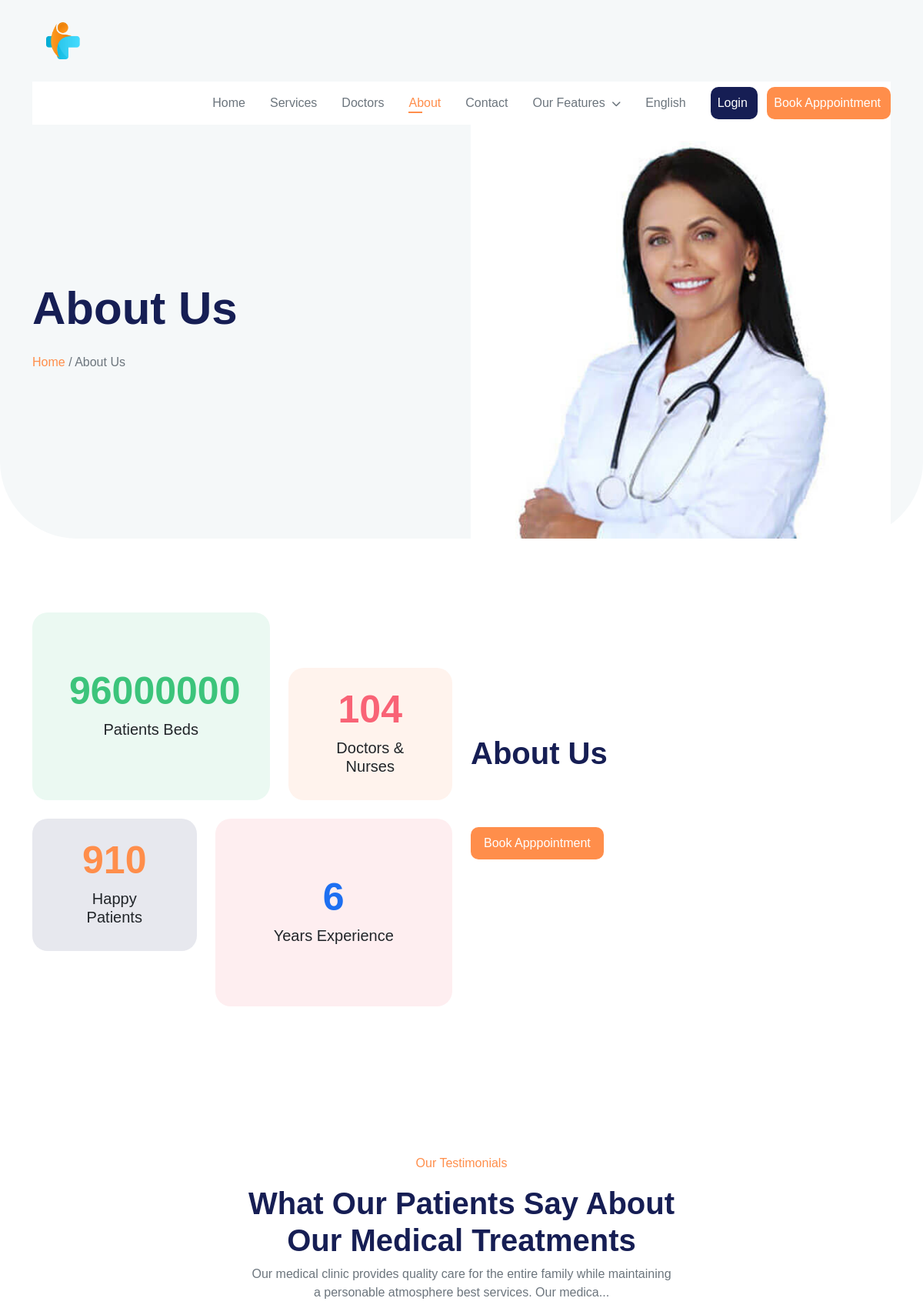
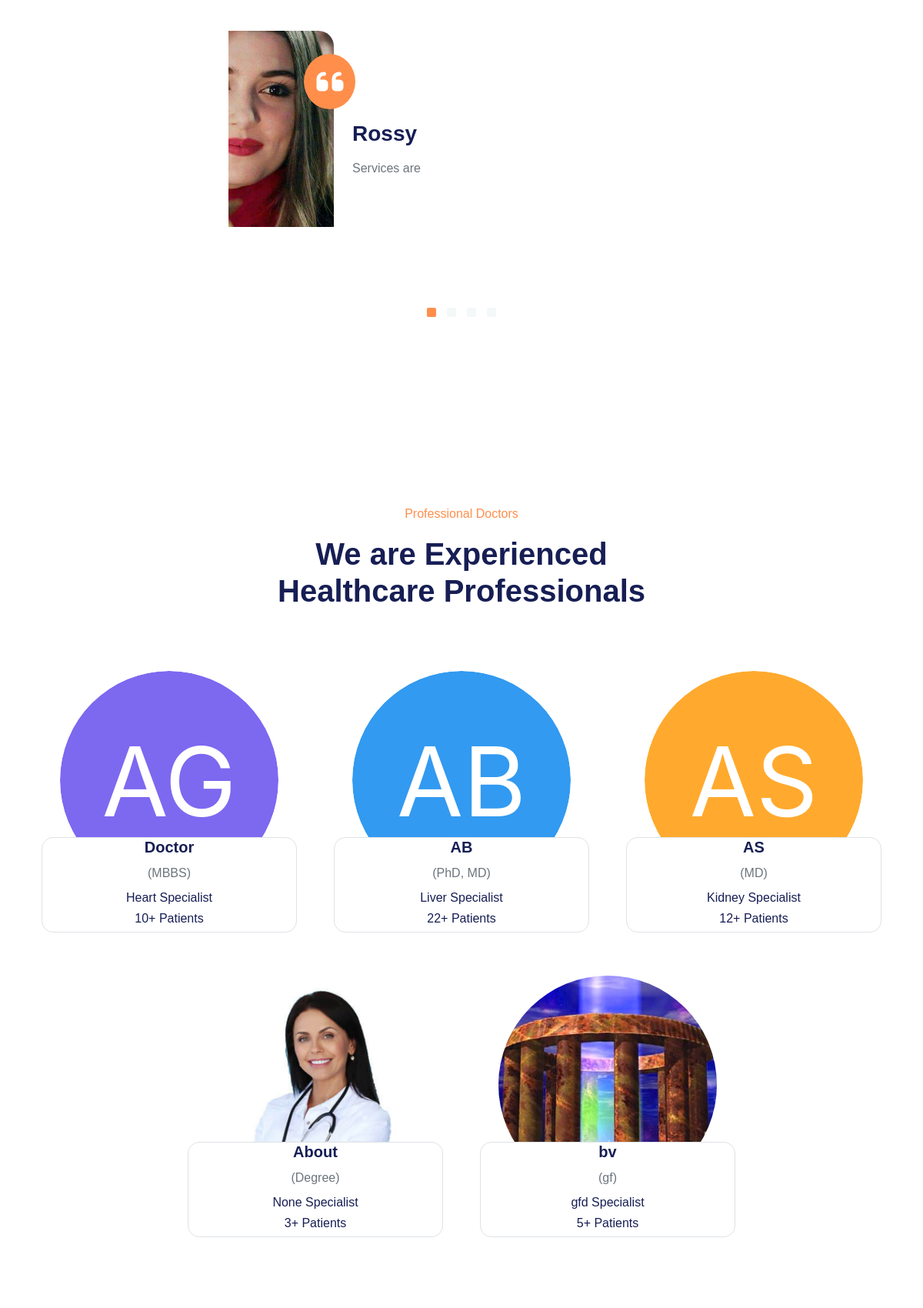
The page /Frontend/about.php (upper part) on the database its author committed (2 pictures, top to bottom).
### tables this page shows
CREATE TABLE `about_master` (
  `heading` varchar(100) DEFAULT 'About Us',
  `subheading` varchar(1000) DEFAULT 'At Home of Compassion Hospital, we are dedicated to providing exceptional and comprehensive care to our patients. Our team of experienced healthcare professionals is committed to using the latest technologies and techniques to ensure that every patient receives the highest quality of care. We pride ourselves on our commitment to excellence and strive to make a positive difference in the lives of those we serve. Join us in our mission to advance healthcare and improve lives.',
  `patient_beds` int DEFAULT '96',
  `doctors_nurses` int DEFAULT '104',
  `happy_patients` int DEFAULT '910',
  `experience` int DEFAULT '5'
);

CREATE TABLE `testimonial_master` (
  `testimonial_id` int NOT NULL,
  `image` blob,
  `name` varchar(50) DEFAULT NULL,
  `review` varchar(500) DEFAULT NULL,
  `status` varchar(10) DEFAULT 'Active'
);

CREATE TABLE `doctor_master` (
  `doctor_id` int NOT NULL,
  `image` blob,
  `name` varchar(50) DEFAULT NULL,
  `degree` varchar(20) DEFAULT NULL,
  `speciality` varchar(50) DEFAULT NULL,
  `patients` int DEFAULT NULL,
  `status` varchar(10) DEFAULT 'Active'
);

### Frontend/about.php (the view, shortened to what this page needs)
<!DOCTYPE html>
<html lang="en">
<head>
  <link href="https://cdn.jsdelivr.net/npm/bootstrap@5.2.3/dist/css/bootstrap.min.css" rel="stylesheet"
>
  <link rel="stylesheet" href="style.css">
  <link rel="stylesheet" href="https://cdnjs.cloudflare.com/ajax/libs/OwlCarousel2/2.3.4/assets/owl.carousel.min.css"
 />
  <link rel="stylesheet"
    href="https://cdnjs.cloudflare.com/ajax/libs/OwlCarousel2/2.3.4/assets/owl.theme.default.min.css"
 />
  <link rel="stylesheet" href="https://cdn.jsdelivr.net/npm/swiper@10/swiper-bundle.min.css" />
</head>
<body>
  <main style=" border-radius: 0px 0px 100px 100px; background: rgb(245,248,249);">
    <div class="container">
      <nav class="navbar navbar-expand-xl navbar-light">
        <a class="navbar-brand ms-0" href="#">
          <img class="img-fluid" src="logo.png" alt="" style="transform: scale(0.6);">
        </a>
        <div class="collapse navbar-collapse p-4 pt-1 p-xl-0 shadow" id="navbarSupportedContent">
          <ul class="navbar-nav ms-auto mb-2 mb-xl-0">
            <li class="nav-item p-xl-2">
              <a class="nav-link text-secondary" href="index.php">Home</a>
            </li>
            <li class="nav-item p-xl-2">
              <a class="nav-link text-secondary" href="services.php">Services</a>
            </li>
            <li class="nav-item p-xl-2">
              <a class="nav-link text-secondary" href="doctors.php">Doctors</a>
            </li>
            <li class="nav-item p-xl-2">
              <a class="nav-link active text-secondary" aria-current="page" href="about.php">About</a>
            </li>
            <li class="nav-item p-xl-2">
              <a class="nav-link text-secondary" href="contact.php">Contact</a>
            </li>
            <li class="nav-item dropdown p-xl-2 position-relative">
              <a class="nav-link dropdown-toggle1 text-secondary" href="#" id="navbarDropdown1">
                Our Features
                <i class="fas fa-chevron-down text-secondary ps-1" style="font-size: 12px;"></i>
              </a>
            </li>
            <li class="nav-item dropdown p-xl-2">
              <a class="nav-link dropdown-toggle2 text-secondary" href="#" id="navbarDropdown2">
                English
              </a>
            </li>
          </ul>
          <div class="text-xl-end ms-xl-3">
            <a class="btn text-white ps-xxl-3 ps-2 py-2 me-2 " href="register.php"
              style="background: rgb(22,30,84); border-radius: .625rem;">Login</a>
            <a class="btn text-white ps-xxl-3 ps-2 py-2" href="appointment.php"
              style="background: rgb(255,142,75); border-radius: .625rem;">Book Apppointment</a>
          </div>
        </div>
      </nav>
    </div>
    <div class="container pt-5" style="overflow: hidden;">
      <div class="row">
        <div class="col-lg-6 align-self-center">
          <h1 class="text-center text-lg-start fw-bold myhead1" style="color: rgb(22,30,84); font-size: 40px;">About Us
          </h1>
          <h6 class="text-center text-lg-start mt-4" style="color: rgb(255,142,75);">Home
            <span class="text-center text-lg-start text-secondary"> / About Us</span>
          </h6>
        </div>
        <div class="col-lg-6 pt-5 pt-lg-0 text-center">
          <img class="img-fluid" src="about.jpg" alt="">
        </div>
      </div>
    </div>
  </main>
  <section>
    <div class="container py-5">
      <div class="row">
        <div class="col-lg-6 align-self-center order-lg-2">
          <?php
          include("conn.php");
          $sql = "select * from about_master";
          $query = mysqli_query($con, $sql);
          $row = mysqli_fetch_array($query);
          ?>
          <h1 class="mt-3 text-center text-lg-start" style="color: rgb(22,30,84); font-weight: 800;">
            <?php echo $row['heading']; ?>
          </h1>
          <p class="py-4 text-center text-lg-start text-secondary">
          </p>
          <div class="text-center text-lg-start">
            <a class="btn text-white p-2 px-3" href="appointment.php"
              style="background: rgb(255,142,75); border-radius: .625rem;">Book Apppointment</a>
          </div>
        </div>
        <div class="col-lg-6">
          <div class="row mt-4">
            <div class="col-md-7 mt-4">
              <div class="text-center p-5" style="background: rgb(235,249,242); border-radius: 20px;">
                <h1 class="fw-bold pt-md-4" style="color: rgb(60,196,123); font-size: 50px;">
                  <?php echo $row['patient_beds']; ?>
                </h1>
                <h5 class="pb-md-4">Patients Beds</h5>
              </div>
            </div>
            <div class="col-md-5 mt-4 align-self-end">
              <div class="text-center p-5 py-lg-4" style="background: rgb(255,243,237); border-radius: 20px;">
                <h1 class="fw-bold" style="color: rgb(249,99,118); font-size: 50px;">
                  <?php echo $row['doctors_nurses']; ?>
                </h1>
                <h5>Doctors & Nurses</h5>
              </div>
            </div>
            <div class="col-md-5 mt-4">
              <div class="text-center p-5 py-lg-4" style="background: rgb(231,232,238); border-radius: 20px;">
                <h1 class="fw-bold" style="color: rgb(255,142,75); font-size: 50px;">
                  <?php echo $row['happy_patients']; ?>
                </h1>
                <h5>Happy Patients</h5>
              </div>
            </div>
            <div class="col-md-7 mt-4">
              <div class="text-center p-5" style="background: rgb(254,238,240); border-radius: 20px;">
                <h1 class="fw-bold pt-md-4" style="color: rgb(29,111,241); font-size: 50px;">
                  <?php echo $row['experience']; ?>
                </h1>
                <h5 class="pb-md-4">Years Experience</h5>
              </div>
            </div>
          </div>
        </div>
      </div>
    </div>
  </section>
  <section class="mt-xl-5 pt-xl-5">
    <div class="container py-5">
      <div class="text-center">
        <p style="color: rgb(255,142,75);">Our Testimonials</p>
        <h1 class="col-lg-6 mx-auto" style="color: rgb(22,30,84); font-weight: 800;">What Our Patients Say About
          Our Medical Treatments</h1>
        <p class="col-lg-6 mx-auto text-secondary">Our medical clinic provides quality care for the entire family while
          maintaining a personable atmosphere best services. Our medica...</p>
      </div>
      <div class="mt-5 owl-carousel owl-theme">
        <?php
        include("conn.php");
        $sql = "select * from testimonial_master where status = 'Active'";
        $query = mysqli_query($con, $sql);
        while ($row = mysqli_fetch_array($query)) {
          ?>
          <div class="item">
            <div class="row mx-xl-5 px-xl-5">
              <div class="col-sm-4">
                <div class="position-relative">
                  <?php
                  echo "<img class='img-fluid' style='height:300px; object-fit: cover; border-radius: 20px;' src='Backend/pages/tables/images/" . $row['image'] . "'>";
                  ?>
                  <i class="fa-solid fa-quote-left position-absolute fs-1 text-white p-3 rounded-circle"
                    style="background: rgb(255,142,75); right: -10%; top: 10%;"></i>
                </div>
              </div>
              <div class="col-sm-8 align-self-center">
                <h3 class="pt-4 pb-2 fw-bold " style="color: rgb(22,30,84);">
                  <?php echo $row['name']; ?>
                </h3>
                <p class="text-secondary ">
                  <?php echo $row['review']; ?>
                </p>
              </div>
            </div>
          </div>
          <?php
        }
        ?>
      </div>
    </div>
  </section>
  <section class="mt-xl-5 pt-xl-3">
    <div class="container mt-xl-5 p-xl-4">
      <div class="py-5 ">
        <div class="text-center">
          <p style="color: rgb(255,142,75);">Professional Doctors</p>
          <h1 class="col-lg-6 mx-auto" style="color: rgb(22,30,84); font-weight: 800;">We are Experienced
            Healthcare Professionals</h1>
        </div>
        <div class="row my-4 gx-5 gy-5 justify-content-center">
          <?php
          include("conn.php");
          $sql = "select * from doctor_master where status = 'Active'";
          $query = mysqli_query($con, $sql);
          while ($row = mysqli_fetch_array($query)) {
            ?>
            <div class="col-md-6 col-lg-4 col-xxl-3">
              <div class="position-relative pb-5 justify-content-center d-flex">
                <?php
                echo "<img class='p-2 img-fluid rounded-circle' style='height: 300px; width: 300px; object-fit: cover;' src='Backend/pages/tables/images/" . $row['image'] . "'>";
                ?>
                <div class="position-absolute bottom-0 border bg-white w-100 text-center" style="border-radius: 15px;">
                  <h5 class="fw-bold" style="color: rgb(22,30,84);">
                    <?php echo $row['name']; ?>
                  </h5>
                  <h6 class="py-1 text-secondary">
                    (<?php echo $row['degree']; ?>)
                  </h6>
                  <h6 style="color: rgb(22,30,84);">
                    <?php echo $row['speciality']; ?> Specialist
                  </h6>
                  <h6 style="color: rgb(22,30,84);">
                    <?php echo $row['patients']; ?>+ Patients
                  </h6>
                </div>
              </div>
            </div>
            <?php
          }
          ?>
        </div>
      </div>
    </div>
  </section>
</body>
</html>

### Frontend/style.css (style rules this page uses)
* { box-sizing: border-box; letter-spacing: 0px; }
body { margin: 0px; padding: 0px; font-family: Product-sans, sans-serif; }
.dropdown-toggle2::after { display: none !important; }
@media screen and (min-width: 1200px) and (max-width: 1399px) { nav a { font-size: 14px; } }
@media screen and (max-width: 1200px) { .navbar .navbar-collapse { background: white !important; position: absolute; top: 100%; width: 100%; } }
@media screen and (min-width: 1200px) { .navbar .navbar-collapse { box-shadow: none !important; } }
nav a { font-weight: 545; }
.nav-link { position: relative; }
.nav-link::after { display: block !important; content: ""; background-color: transparent; position: absolute; width: 18px; height: 2px; bottom: 7px; left: 8px; }
.nav-link.active, .nav-link:hover { color: rgb(255, 142, 75) !important; transition: 0.15s ease-in; }
.nav-item:has(.nav-link.active)>.nav-link::after, .nav-item:has(.nav-link:hover)>.nav-link::after, .nav-item li:has(.nav-link:hover) .nav-link::after, .nav-item li:has(.nav-link.active) .nav-link::after { background-color: rgb(255, 142, 75) !important; transition: 0.15s ease-in; }
@media screen and (min-width: 720px) { .myhead1 { font-size: 60px !important; } }

### rows shown on the page
about_master: heading "About Us", patient_beds "96000000", doctors_nurses "104", happy_patients "910", experience "6"
testimonial_master: image (picture), name "Rossy", review "Services are good"
doctor_master: image (picture), name "Doctor", degree "MBBS", speciality "Heart", patients "10"
doctor_master: image (picture), name "AB", degree "PhD, MD", speciality "Liver", patients "22"
doctor_master: image (picture), name "AS", degree "MD", speciality "Kidney", patients "12"
doctor_master: image (picture), name "About", degree "Degree", speciality "None", patients "3"
doctor_master: image (picture), name "bv", degree "gf", speciality "gfd", patients "5"
